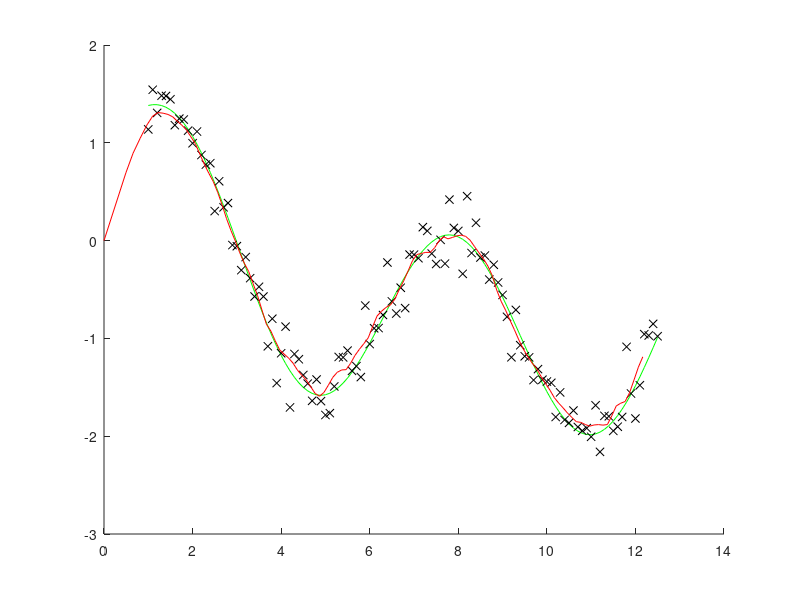

The MATLAB script that drew this image:
%tracking of mouse 2D-movement
%inspired on https://www.cs.utexas.edu/~teammco/misc/kalman_filter/
f=@(x) sin(x)+cos(x.^0.5); %sin(x);
x=1:0.1:4*pi;
y=f(x);
rng('default');
ym=f(x)+randn(1,length(x))*0.2;
stateHist=zeros(4,length(x));

%inicialization
A=[1 0 0.3 0; %x 
   0 1 0 0.3; %y
   0 0 1 0; %x velocity
   0 0 0 1];%y velocity
C=[1 0 1 0; 0 1 0 1;
   0 0 0 0; 0 0 0 0]; %nemerime
state=[0;0;0;0]; 
outY=C*state; % + D*u
stateHist(:,1)=state; 
P=eye(4,4)*1; I=eye(4,4);
Q=[0 0 0 0;  
   0 0 0 0; 
   0 0 1 0; 
   0 0 0 1]*0.2; %Action Uncertainty
R=eye(4,4)*0.2; %Sensor Noise
%simulation
for i=2:length(x)
    %prediction
    predictedState=A*state;
    Pnew=A*P*A'+Q;
    %correction
    actOutMeasure=[x(i); ym(i);0;0];
    L=Pnew*C'*inv(C*Pnew*C'+R);
    predictedOut = C*predictedState;
    state=predictedState+L*(actOutMeasure-predictedOut); 
    P=(I-L*C)*Pnew;
    
    stateHist(:,i)=state();
end

hold on;
plot(x, y, 'g');
plot(x, ym, 'kx');
plot(stateHist(1,:), stateHist(2,:), 'r');
% grid on;
